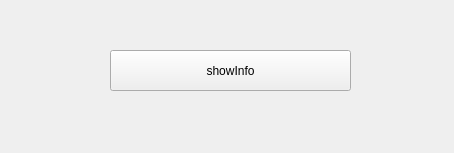
<?xml version="1.0" encoding="UTF-8"?>
<ui version="4.0">
 <class>Widget</class>
 <widget class="QWidget" name="Widget">
  <property name="geometry">
   <rect>
    <x>0</x>
    <y>0</y>
    <width>454</width>
    <height>153</height>
   </rect>
  </property>
  <property name="windowTitle">
   <string>Widget</string>
  </property>
  <widget class="QPushButton" name="showInfoButton">
   <property name="geometry">
    <rect>
     <x>110</x>
     <y>50</y>
     <width>241</width>
     <height>41</height>
    </rect>
   </property>
   <property name="text">
    <string>showInfo</string>
   </property>
  </widget>
 </widget>
 <resources/>
 <connections/>
</ui>
